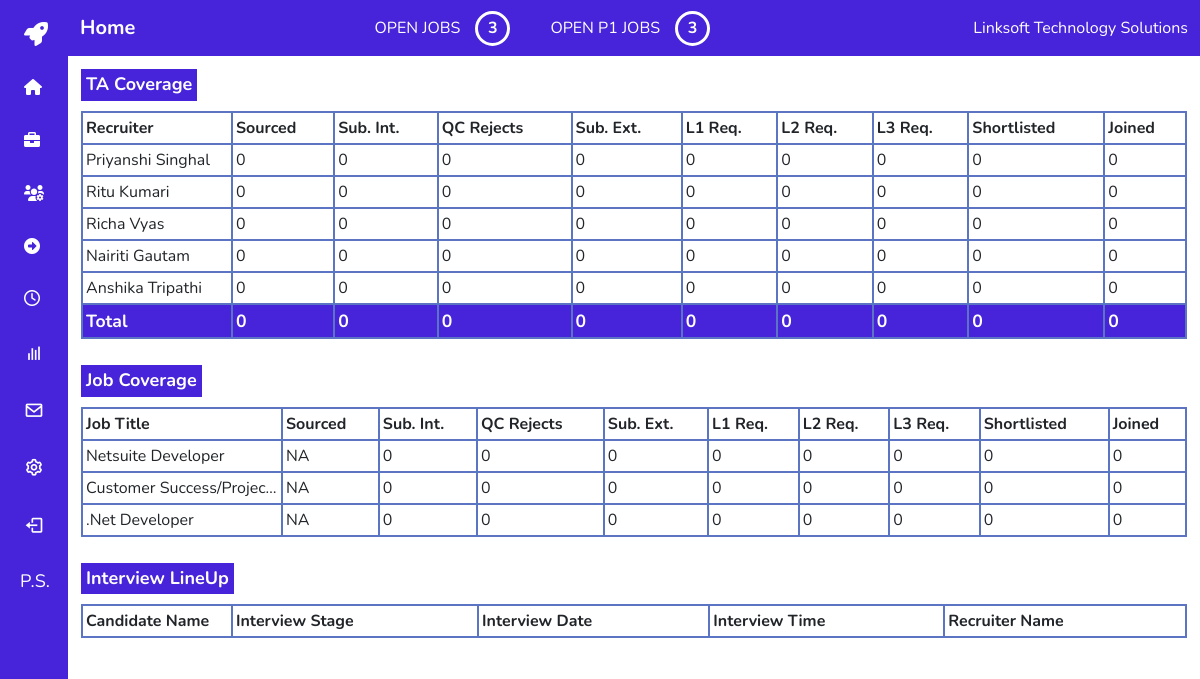
The page / (signed in) on the database its author committed.
### user_management/models.py (models this page shows, shortened)
class CustomUser(AbstractBaseUser, PermissionsMixin):
    email = models.EmailField(unique=True)
    name = models.CharField(max_length=255)
    is_active = models.BooleanField(default=True)
    is_staff = models.BooleanField(default=False)
    objects = CustomUserManager()
    USERNAME_FIELD = 'email'
    REQUIRED_FIELDS = ['name']
    def get_initials(self):
        words = self.name.split()
        initials = ""
        for word in words:
            initials += word[0] + "."
        return initials.upper()

### jobs/models.py (models this page shows, shortened)
class Job(models.Model):
    JOB_TYPE_CHOICES = [
        ('FT', 'FT'),
        ('Cont', 'Con'),
        ('C2H', 'C2H'),
    ]
    JOB_STATUS_CHOICES = [
        ('Open', 'Open'),
        ('Closed', 'Closed'),
        ('Hold', 'Hold'),
        ('Upcoming', 'Upcoming'),
    ]
    MODE_CHOICES = [
        ('Hybrid', 'Hybrid'),
        ('Remote', 'Remote'),
        ('Onsite', 'Onsite'),
    ]
    PRIORITY_CHOICES = [
        ('High', 'High'),
        ('Medium', 'Medium'),
        ('Low', 'Low'),
    ]
    id = models.AutoField(primary_key=True)
    job_title = models.CharField(max_length=100)
    job_description = models.TextField()
    job_location = models.CharField(max_length=100)
    job_mode = models.CharField(max_length=20, choices=MODE_CHOICES)
    job_status = models.CharField(max_length=20, choices=JOB_STATUS_CHOICES, default='Open')
    job_work_hours = models.TextField()
    job_type = models.CharField(max_length=20, choices=JOB_TYPE_CHOICES)
    client = models.ForeignKey(Client, on_delete=models.CASCADE)
    job_priority = models.CharField(max_length=10, choices=PRIORITY_CHOICES)
    job_attachment = models.FileField(upload_to='job_attachments/', blank=True, null=True)
    date_added = models.DateTimeField(auto_now_add=True)
    candidates = models.ManyToManyField(Candidate, through='JobSubmission')

### dashboard/views.py (the view)
# urls.py: path('', include('dashboard.urls')),
def dashboard(request):
    today = timezone.localdate()
    users = CustomUser.objects.all()
    total_open_requirements = Job.objects.filter(job_status='Open').count()
    total_high_priority_requirements = Job.objects.filter(job_status='Open', job_priority='High').count()
    user_data = []
    for user in users:
        user_data.append({
            'user': user,
            'sourced_count': get_candidate_count_for_user_today(user, today),
            'internal_submissions': get_internal_submission_count_for_user_today(user, today),
            'client_submissions': get_client_submission_count_for_user_today(user, today),
            'l1_interview_count': get_interview_count_for_user_today(user, today, 'L1 Interview'),
            'l2_interview_count': get_interview_count_for_user_today(user, today, 'L2 Interview'),
            'l3_interview_count': get_interview_count_for_user_today(user, today, 'L3 Interview'),
            'qc_reject_count': get_qc_reject_count_for_user_today(user, today),
            'shortlisted_count': get_shortlisted_count_for_user_today(user, today),
            'joined_count': get_joined_count_for_user_today(user, today),
        })
    total_counts = {
        'sourced_count': 0,
        'internal_submissions': 0,
        'qc_reject_count': 0,
        'client_submissions': 0,
        'l1_interview_count': 0,
        'l2_interview_count': 0,
        'l3_interview_count': 0,
        'shortlisted_count': 0,
        'joined_count': 0
    }
    for data in user_data:
        for key, value in data.items():
            if key in total_counts:
                total_counts[key] += value
    from datetime import date
    upcoming_interviews = Interview.objects.filter(interview_date__gte=date.today()).order_by('interview_date')
    jobs = Job.objects.filter(job_status="Open")
    job_data = []
    for job in jobs:
        sourced_count = get_candidate_count_for_job_today(job, today)
        internal_count = JobSubmission.objects.filter(job=job, date_submitted__date=today).count()
        qc_reject_count = JobSubmission.objects.filter(job=job, stage="QC Reject", stage_changed_date__date=today).count()
        client_submission_count = JobSubmission.objects.filter(job=job, date_client_submitted__date=today).count()
        l1_interview_count = get_interview_count_for_job_today(job, today, 'L1 Interview')
        l2_interview_count = get_interview_count_for_job_today(job, today, 'L2 Interview')
        l3_interview_count = get_interview_count_for_job_today(job, today, 'L3 Interview')
        shortlisted_count = JobSubmission.objects.filter(job=job, stage='Shortlisted', stage_changed_date__date=today).count()
        joined_count = JobSubmission.objects.filter(job=job, stage='Joined', stage_changed_date__date=today).count()
        job_data.append({
            "job_title": job.job_title,
            "sourced_count": sourced_count,
            "internal_count": internal_count,
            "qc_reject_count": qc_reject_count,
            "client_submission_count": client_submission_count,
            "l1_interview_count": l1_interview_count,
            "l2_interview_count": l2_interview_count,
            "l3_interview_count": l3_interview_count,
            "shortlisted_count": shortlisted_count,
            "joined_count": joined_count,
        })
    context = {
        'users': users,
        'total_open_requirements': total_open_requirements,
        'total_high_priority_requirements': total_high_priority_requirements,
        'get_candidate_count_for_user_today': get_candidate_count_for_user_today,
        'get_internal_submission_count_for_user_today': get_internal_submission_count_for_user_today,
        'get_client_submission_count_for_user_today': get_client_submission_count_for_user_today,
        'today': today,
        'user_data': user_data,
        'total_counts': total_counts,
        'upcoming_interviews': upcoming_interviews,
        "job_data": job_data,
    }
    return render(request, 'dashboard.html', context)

### dashboard/templates/dashboard.html (shortened to what this page needs)
{% extends 'base.html' %}
{% load static %}
{% load widget_tweaks %}
{% block content %}
<nav class="navbar navbar-expand-lg navbar-light" style="background-color: #4723D9;">
  <div class="container d-flex justify-content-between">
    <a class="navbar-brand custom-title" style="color: #ffffff; font-weight: bold;">Home</a>
    <div class="metrics-container d-flex align-items-center">
        <div class="metric">
            <span class="label">OPEN JOBS</span>
            <span class="doughnut">{{ total_open_requirements }}</span>
        </div>
        <div class="metric">
            <span class="label">OPEN P1 JOBS</span>
            <span class="doughnut">{{ total_high_priority_requirements }}</span>
        </div>
    </div>
    <a href="#">
  </a>
    <a href="{% url 'linkedin_view' %}">
  </a>
    <span class="text-white font-weight-bold">Linksoft Technology Solutions</span>
  </div>
</nav>
<div class="container-fluid dashboard-container">
  <div class="row">
    <div class="col-md-12">
      <h3 class="table-title" style="display: inline-block; background-color: #4723D9; color: #FFFFFF; padding: 5px;">TA Coverage</h3>
      <table class="dashboard-table">
              <tr>
                  <th>Recruiter</th>
                  <th>Sourced</th>
                  <th>Sub. Int.</th>
                  <th>QC Rejects</th>
                  <th>Sub. Ext.</th>
                  <th>L1 Req.</th>
                  <th>L2 Req.</th>
                  <th>L3 Req.</th>
                  <th>Shortlisted</th>
                  <th>Joined</th>
              </tr>
              {% for data in user_data %}
<tr>
    <td>{{ data.user.name }}</td>
    <td>{{ data.sourced_count }}</td>
    <td>{{ data.internal_submissions }}</td>
    <td>{{ data.qc_reject_count }}</td>
    <td>{{ data.client_submissions }}</td>
    <td>{{ data.l1_interview_count }}</td>
    <td>{{ data.l2_interview_count }}</td>
    <td>{{ data.l3_interview_count }}</td>
    <td>{{ data.shortlisted_count }}</td>
    <td>{{ data.joined_count }}</td>
</tr>
{% endfor %}
<tr style="background-color: #4723D9; font-size: 1.1em; color: #ffffff ">
  <td><strong>Total</strong></td>
  <td><strong>{{ total_counts.sourced_count }}</strong></td>
  <td><strong>{{ total_counts.internal_submissions }}</strong></td>
  <td><strong>{{ total_counts.qc_reject_count }}</strong></td>
  <td><strong>{{ total_counts.client_submissions }}</strong></td>
  <td><strong>{{ total_counts.l1_interview_count }}</strong></td>
  <td><strong>{{ total_counts.l2_interview_count }}</strong></td>
  <td><strong>{{ total_counts.l3_interview_count }}</strong></td>
  <td><strong>{{ total_counts.shortlisted_count }}</strong></td>
  <td><strong>{{ total_counts.joined_count }}</strong></td>
</tr>
</table>
</div>
</div>
</div>
</div>
<div class="container-fluid dashboard-container">
  <div class="row">
  <div class="col-md-12">
    <h3 class="table-title" style="display: inline-block; background-color: #4723D9; color: #FFFFFF; padding: 5px;">Job Coverage</h3>
    <table class="dashboard-table">
        <tr>
            <th>Job Title</th>
            <th>Sourced</th>
            <th>Sub. Int.</th>
            <th>QC Rejects</th>
            <th>Sub. Ext.</th>
            <th>L1 Req.</th>
            <th>L2 Req.</th>
            <th>L3 Req.</th>
            <th>Shortlisted</th>
            <th>Joined</th>
        </tr>
        {% for job_entry in job_data %}
            <tr>
                <td>{{ job_entry.job_title }}</td>
                <td>NA</td>
                <td>{{ job_entry.internal_count }}</td>
                <td>{{ job_entry.qc_reject_count }}</td>
                <td>{{ job_entry.client_submission_count }}</td>
                <td>{{ job_entry.l1_interview_count }}</td>
                <td>{{ job_entry.l2_interview_count }}</td>
                <td>{{ job_entry.l3_interview_count }}</td>
                <td>{{ job_entry.shortlisted_count }}</td>
                <td>{{ job_entry.joined_count }}</td>
            </tr>
        {% endfor %}
    </table>
  </div>
</div>
  </div>
<div class="container-fluid dashboard-container">
  <div class="row">
    <div class="col-md-12">
      <h3 class="table-title" style="display: inline-block; background-color: #4723D9; color: #FFFFFF; padding: 5px;">Interview LineUp</h3>
  <table class="dashboard-table">
      <tr>
          <th>Candidate Name</th>
          <th>Interview Stage</th>
          <th>Interview Date</th>
          <th>Interview Time</th>
          <th>Recruiter Name</th>
      </tr>
    </table>
    </div>
  </div>
</div>
{% endblock %}

### templates/base.html (shortened to what this page needs)
{% load static %}
<!DOCTYPE html>
<html lang="en">
<head>
    <link href="https://cdn.jsdelivr.net/npm/bootstrap@5.0.0-beta1/dist/css/bootstrap.min.css" rel="stylesheet">
    <link href="https://cdn.jsdelivr.net/npm/boxicons@latest/css/boxicons.min.css" rel="stylesheet">
    <link href="https://cdnjs.cloudflare.com/ajax/libs/font-awesome/6.0.0-beta3/css/all.min.css" rel="stylesheet">
    <link rel="stylesheet" href="https://cdnjs.cloudflare.com/ajax/libs/font-awesome/4.7.0/css/font-awesome.min.css">
</head>
<body>
    <div class="l-navbar" id="nav-bar">
        <nav class="nav">
            <div>
                <div class="nav_list">
                    <a href="{% url 'dashboard' %}" class="nav_logo">
                        <i class="fas fa-rocket nav_logo-icon fa-3x"></i>
                    </a>
                    <a href="{% url 'dashboard' %}" class="nav_link" data-toggle="tooltip" title="Dashboard">
                        <i class="fas fa-home"></i>
                    </a>
                    <a href="{% url 'jobs' %}" class="nav_link" data-toggle="tooltip" title="Jobs">
                        <i class="fas fa-briefcase"></i>
                    </a>
                    <a href="{% url 'candidates' %}" class="nav_link" data-toggle="tooltip" title="Candidates">
                        <i class="fas fa-users-cog"></i>
                    </a>
                    <a href="{% url 'display_submissions' %}" class="nav_link" data-toggle="tooltip" title="Submissions">
                        <i class="fas fa-arrow-alt-circle-right"></i>
                    </a>
                    <a href="{% url 'interviews' %}" class="nav_link" data-toggle="tooltip" title="Interviews">
                        <i class="far fa-clock"></i>
                    </a>
                    <a href="{% url 'reports' %}" class="nav_link" data-toggle="tooltip" title="Reports">
                        <i class='bx bx-bar-chart nav_icon'></i>
                    </a>
                    <a href="{% url 'emailclient' %}" class="nav_link" data-toggle="tooltip" title="Emails">
                        <i class='bx bx-envelope nav_icon'></i>
                    </a>
                    <a href="{% url 'settings' %}" class="nav_link " data-toggle="tooltip" title="Clients">
                        <i class='bx bx-cog nav_icon'></i>
                    </a>
                    <a href="{% url 'logout' %}" class="nav_link" data-toggle="tooltip" data-placement="right" title="Sign Out">
                        <i class='bx bx-log-out nav_icon'></i>
                    </a>
                    {% if user.is_authenticated %}
    <p class="user-initials" data-toggle="tooltip" data-placement="top" title="{{ user.name }}">
        {{ user.get_initials }}
    </p>
{% endif %}
                </div>
            </div>
        </nav>
    </div>
    <div class="bg-white ml-auto">
        <main>
            {% block content %}{% endblock %}
</body>
</html>

### rows shown on the page
CustomUser: get_initials "P.S.", user.name "Priyanshi Singhal", sourced_count "0", internal_submissions "0", qc_reject_count "0", client_submissions "0", l1_interview_count "0", l2_interview_count "0", l3_interview_count "0", shortlisted_count "0", joined_count "0"
CustomUser: user.name "Ritu Kumari", sourced_count "0", internal_submissions "0", qc_reject_count "0", client_submissions "0", l1_interview_count "0", l2_interview_count "0", l3_interview_count "0", shortlisted_count "0", joined_count "0"
CustomUser: user.name "Richa Vyas", sourced_count "0", internal_submissions "0", qc_reject_count "0", client_submissions "0", l1_interview_count "0", l2_interview_count "0", l3_interview_count "0", shortlisted_count "0", joined_count "0"
CustomUser: user.name "Nairiti Gautam", sourced_count "0", internal_submissions "0", qc_reject_count "0", client_submissions "0", l1_interview_count "0", l2_interview_count "0", l3_interview_count "0", shortlisted_count "0", joined_count "0"
CustomUser: user.name "Anshika Tripathi", sourced_count "0", internal_submissions "0", qc_reject_count "0", client_submissions "0", l1_interview_count "0", l2_interview_count "0", l3_interview_count "0", shortlisted_count "0", joined_count "0"
Job: job_title "Netsuite Developer"
Job: job_title "Customer Success/Projec…"
Job: job_title ".Net Developer"

### other values the page prints
{{ total_open_requirements }} "3"
{{ total_high_priority_requirements }} "3"
{{ total_counts.sourced_count }} "0"
{{ total_counts.internal_submissions }} "0"
{{ total_counts.qc_reject_count }} "0"
{{ total_counts.client_submissions }} "0"
{{ total_counts.l1_interview_count }} "0"
{{ total_counts.l2_interview_count }} "0"
{{ total_counts.l3_interview_count }} "0"
{{ total_counts.shortlisted_count }} "0"
{{ total_counts.joined_count }} "0"
{{ job_entry.internal_count }} "0" "0" "0"
{{ job_entry.qc_reject_count }} "0" "0" "0"
{{ job_entry.client_submission_count }} "0" "0" "0"
{{ job_entry.l1_interview_count }} "0" "0" "0"
